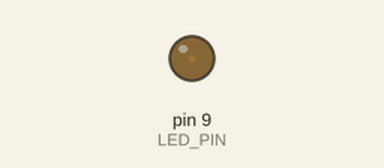
The sketch below on a simulated Arduino Uno, built with avr-gcc and run on an emulated ATmega328P. On the bench: output pins drawn as LEDs (lit = HIGH).

Above: at 0.05 s.
At 0.5 s:
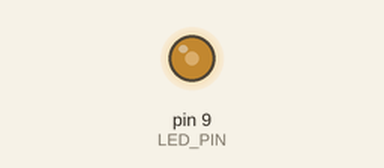
At 0.95 s:
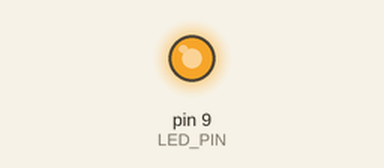
At 1.8 s:
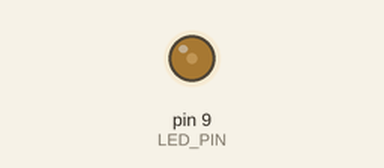
Timing chart, 0 to 4.7 s (numbered marks = the images above):
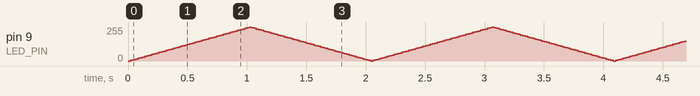

The sketch:

06_01_efeito_fade_pwm.ino
```cpp
// Fade - controle de brilho com PWM
#define LED_PIN 9  // DEVE ser um pino PWM: 3, 5, 6, 9, 10 ou 11

int brilho = 0;    // valor atual de brilho (0-255)
int passo = 5;     // incremento/decremento a cada ciclo

void setup() {
  pinMode(LED_PIN, OUTPUT);
}

void loop() {
  analogWrite(LED_PIN, brilho); // envia sinal PWM ao LED
  brilho += passo;   // aumenta ou diminui o brilho

  // Inverte a direcao quando atinge os limites
  if (brilho <= 0 || brilho >= 255) {
    passo = -passo;   // muda de +5 para -5 e vice-versa
  }
  delay(20); // pequena pausa para a animacao ser visivel
}
```
